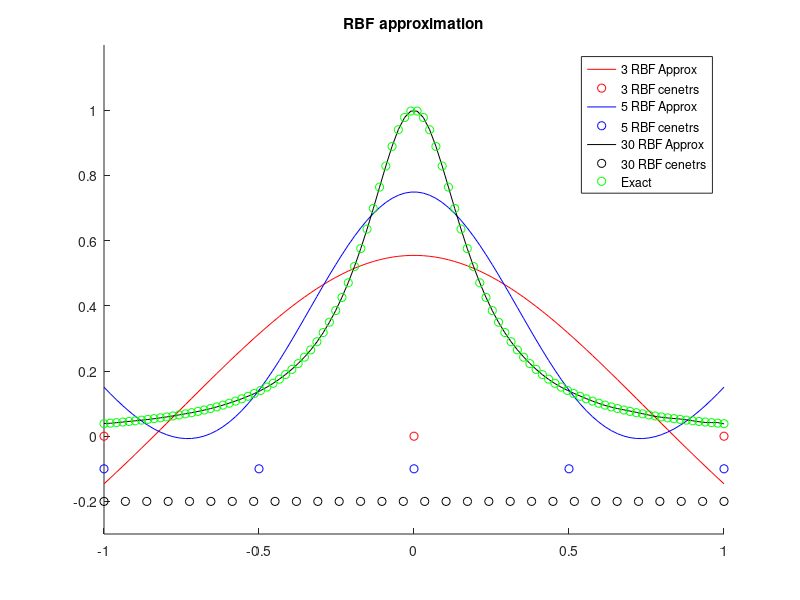

Here is the MATLAB script that generated this plot:
%%%%%%%%%%%%%%%%%%%%%%%%%%%%%%%%%%%%%%%%%%%%%%%%%%%%%%%%%%%%%%%%%%%%%%%%%%%
%-% ------------------------------------------------------------------- %-%
%-%  Approximates the Runge function 1/(1+25x^2) on [-1,1] using three  %-%
%-%  different RBF centers. The RBF chosen is a multiquadratic with a   %-%
%-%  shape parameter of 1.25. Needs the function file mq.m.             %-%
%-% ------------------------------------------------------------------- %-%
%-% Author: Maurice S. Fabien, University of Washington (Jan-Jun 2014)  %-%
%-%                          , Rice University          (2014-    )     %-%
%-% Email : fabien@rice.edu                                             %-%
%-% GitHub: https://github.com/msfabien/                                %-%
%-% ------------------------------------------------------------------- %-%
%%%%%%%%%%%%%%%%%%%%%%%%%%%%%%%%%%%%%%%%%%%%%%%%%%%%%%%%%%%%%%%%%%%%%%%%%%%


function Code_Listing_6_1_1()
    clear all; close all; clc;
    f = @(x) 1./(1+25*x.^2);%Runge function
    a = -1; b = 1;
    MM = 100;
    xp = linspace(a,b,MM)'; %fine grid to smooth out RBF approximations
    INDEX = [3,5,30]; %number of RBF centers
    shape = 1.25; %RBF blanket shape parameter
    %Variables for plots
    IdX = [0,-0.1,-.2]; ccc = {'r','b','k'}; cc2 = {'ro','bo','ko'};
    hold on,
    for ii = 1 : length(INDEX)
        nmm = INDEX(ii);
        uu = linspace(a,b,nmm)'; cx = shape*ones(nmm,1);
        n = INDEX(ii);
        [Ap] = deal(zeros(MM,n));
        for j = 1 : nmm
            [Ap(:,j)] = mq(xp,uu(j),cx(j));
        end
        alpha = Ap \ f(xp);
        y4 = Ap*alpha;
        plot(xp,y4,ccc{ii}),
        plot(uu,ones(size(uu))*IdX(ii),cc2{ii})
    end
    plot(xp,f(xp),'go')
    hold off
    legend('3 RBF Approx','3 RBF cenetrs','5 RBF Approx','5 RBF cenetrs',...
    '30 RBF Approx','30 RBF cenetrs','Exact')
    title('RBF approximation'), ylim([-0.3 1.2])
end

function [phi,phi1,phi2,phi3,phi4] = mq(x,xc,c)
    % 1-D multiquadric radial basis function
    f = @(r,c) sqrt((c*r).^2 + 1);
    r = x - xc;
    phi = f(r,c);

    if nargout > 1
    % 1-st derivative    
     phi1 = (c^2)*r./phi;
        if nargout > 2
        % 2-nd derivative
        phi2 = (c^2)./(phi.^3);
            if nargout > 3
            % 3-rd derivative    
            phi3 = -3*(c^4)*r./(phi.^5);
                if nargout > 4
                % 4-th derivative        
                phi4 = 12*(c^4)*((c*r).^2-0.25)./(phi.^7);
                end
            end
        end
    end
end
